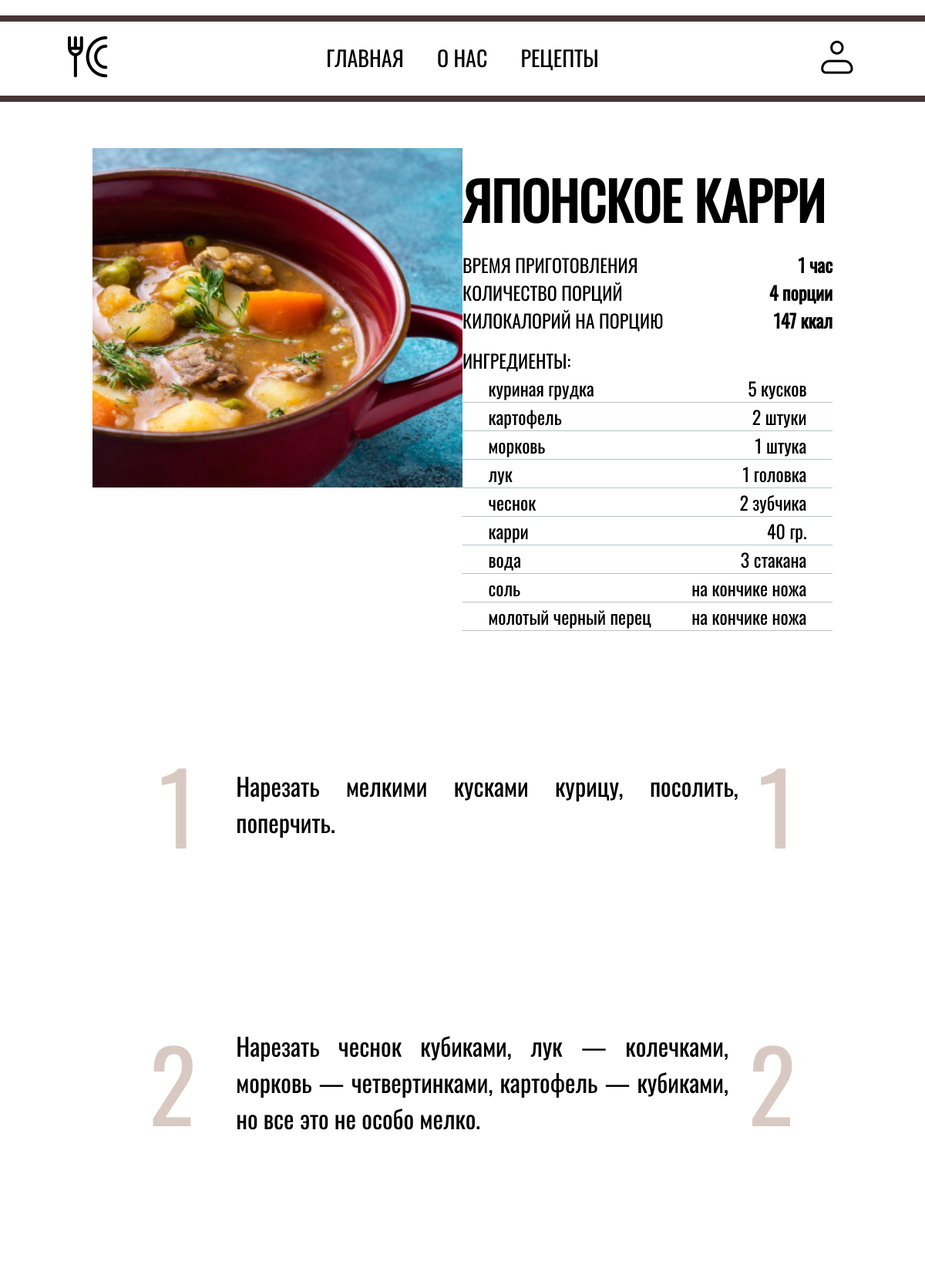
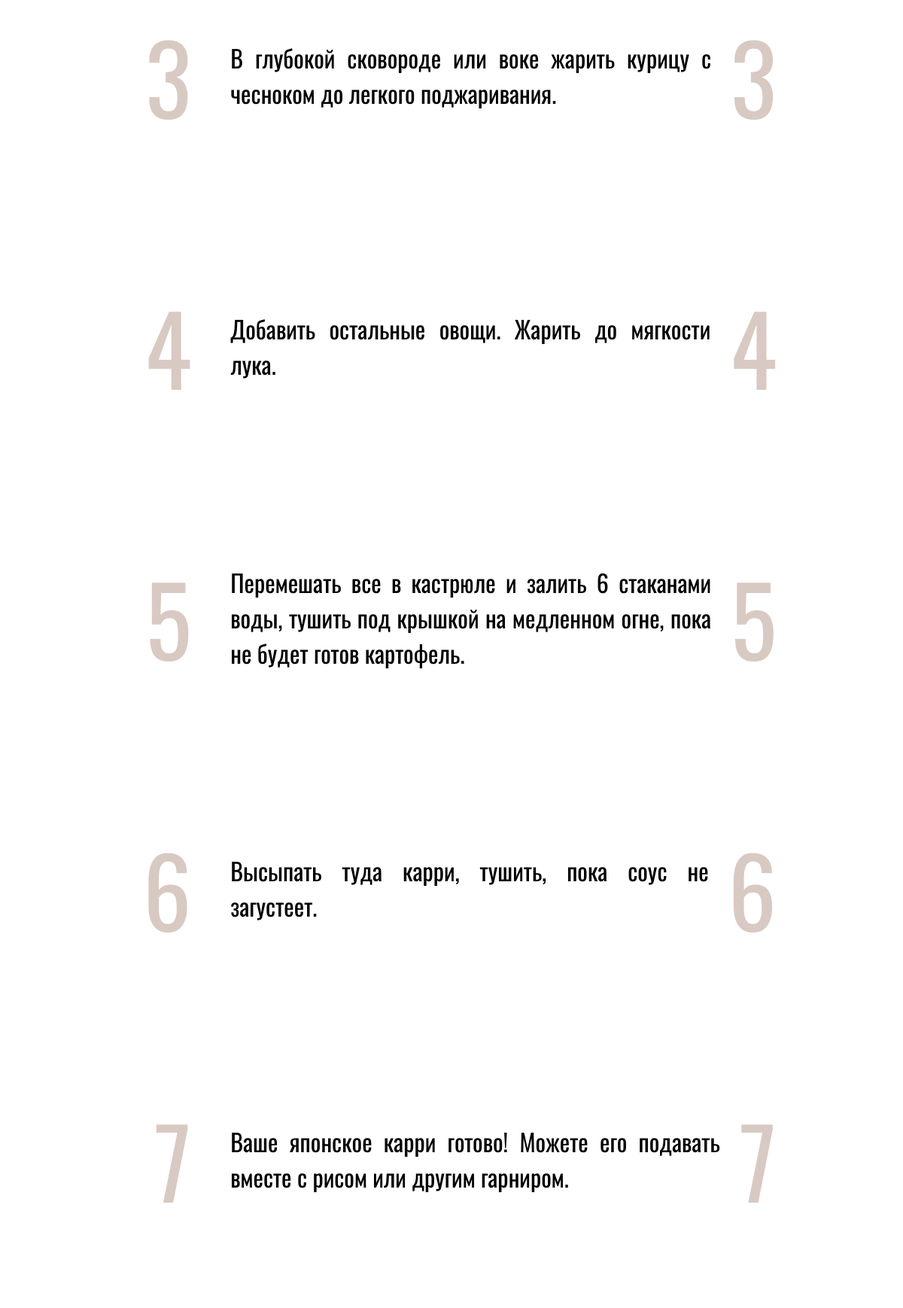
/recipe.php?id=1 (upper part), run on the app's committed database (2 pictures, top to bottom).
### tables this page shows
CREATE TABLE `recipes` (
  `id_recipe` int(11) NOT NULL,
  `name_recipe` varchar(200) NOT NULL,
  `img_recipe` varchar(300) NOT NULL,
  `cooking_time` varchar(50) NOT NULL,
  `cooking_time_minutes` int(11) NOT NULL,
  `servings` int(11) NOT NULL,
  `calories` int(11) NOT NULL
);

CREATE TABLE `recipe_ingredients` (
  `id_recipe_ingredient` int(11) NOT NULL,
  `recipe_id` int(11) NOT NULL,
  `ingredient` varchar(200) NOT NULL,
  `units` varchar(100) NOT NULL,
  `ingredient_type` varchar(100) DEFAULT NULL
);

CREATE TABLE `recipe_steps` (
  `id_recipe_steps` int(11) NOT NULL,
  `recipe_id` int(11) NOT NULL,
  `number_step` int(11) NOT NULL,
  `description_step` varchar(500) NOT NULL,
  `img_step` varchar(200) DEFAULT NULL
);

### recipe.php (the view, shortened to what this page needs)
<?php
require_once "includes/connect/connect.php";
if (isset($_GET['id'])) {
    $recipe_id = intval($_GET['id']);
    $stmt = $pdo->prepare("SELECT * FROM recipes WHERE id_recipe = ?");
    $stmt->execute([$recipe_id]);
    $recipe = $stmt->fetch(PDO::FETCH_ASSOC);
    $stmt = $pdo->prepare("
    SELECT ingredient, units
    FROM recipe_ingredients
    WHERE recipe_id = ?");
    $stmt->execute([$recipe_id]);
    $ingredients = $stmt->fetchAll(PDO::FETCH_ASSOC);
    $stmt = $pdo->prepare("
        SELECT number_step, description_step, img_step
        FROM recipe_steps
        WHERE recipe_id = ?
        ORDER BY number_step ASC");
    $stmt->execute([$recipe_id]);
    $steps = $stmt->fetchAll(PDO::FETCH_ASSOC);
} else {
    die("ID рецепта не указан.");
}
?>
<!DOCTYPE html>
<html lang="en">
<head>
    <link rel="stylesheet" href="assets/css/recipe.css">
</head>
<body>
    <main id="main">
        <div id="recipe">
            <div id="recipe-content">
                <div id="img-recipe">
                    <div class="main-image">
                        <img src="<?php echo $recipe['img_recipe']; ?>" alt="<?php echo $recipe['name_recipe']; ?>">
                    </div>
                </div>
                <div id="recipe-name">
                    <div id="recipe-name__title">
                        <h1 class="title-h1"><?php echo $recipe['name_recipe']; ?></h1>
                    </div>
                    <div id="recipe-name__description">
                        <div class="description cooking-time">
                            <p>ВРЕМЯ ПРИГОТОВЛЕНИЯ</p>
                            <p class="value text-time"><?php echo $recipe['cooking_time']; ?> </p>
                        </div>
                        <div class="description count-portions">
                            <p>КОЛИЧЕСТВО ПОРЦИЙ</p>
                            <p class="value text-portions"><?php echo $recipe['servings']; ?> порции</p>
                        </div>
                        <div class="description calories">
                            <p>КИЛОКАЛОРИЙ НА ПОРЦИЮ</p>
                            <p class="value  text-calories"><?php echo $recipe['calories']; ?> ккал</p>
                        </div>
                    </div>
                    <div id="recipe-name__ingredients">
                        <p>ИНГРЕДИЕНТЫ: </p>
                        <ul class="ingredients-items">
                            <?php foreach ($ingredients as $ingredient){ ?>
                                <li class="ingredient-item">
                                    <p> <?php echo htmlspecialchars ($ingredient['ingredient']); ?> </p>
                                    <p> <?php echo htmlspecialchars ($ingredient['units']); ?> </p>
                                </li>
                            <?php } ?>
                        </ul>
                    </div>
                </div>
            </div>
            <div id="stages-of-cooking">
                <?php foreach ($steps as $step){ ?>
                    <div class="cooking-stage <?php echo $step['img_step'] ? '' : 'cooking-stage--no-image'; ?>">
                        <p class="number-step"><?php echo htmlspecialchars($step['number_step']); ?></p>
                        <p class="description-stage"><?php echo htmlspecialchars($step['description_step']); ?></p>
                        <p class="number-step left"><?php echo htmlspecialchars($step['number_step']); ?></p>
                    </div>
                <?php } ?>
            </div>
        </div>
    </main>
</body>
</html>

### assets/css/recipe.css (style rules this page uses)
* { margin: 0; padding: 0; }
p { font-size: 24px; font-family: 'Oswald'; }
h1 { font-family: 'Oswald'; }
li { list-style-type: none; }
a { font-family: 'Oswald'; color: black; text-decoration: none; }
#recipe { width: 80%; padding: 5vh 10%; }
#recipe-content { display: grid; padding-bottom: 8vh; grid-template-columns: repeat(2,1fr); }
.main-image img { width: 100%; height: 55vh; object-fit: cover; }
.title-h1 { text-transform: uppercase; padding: 2vh 0; font-size: calc(60px + 8 * (100vw - 320px) / 880); }
#recipe-name__description { height: auto; margin-bottom: 2vh; }
#recipe-name__description .value { font-weight: bold; }
#recipe-name__description .description { display: flex; justify-content: space-between; }
#recipe-name__ingredients { height: auto; }
.ingredient-item { padding: 0 7%; display: flex; justify-content: space-between; border-bottom: #b7c3c7 1px solid; }
.cooking-stage { display: grid; grid-template-columns: 10% 40% auto auto; align-items: center; justify-items: end; padding: 0 5% 5vh 5%; }
.cooking-stage--no-image { grid-template-columns: 10% 0% auto auto; column-gap: 3%; }
.cooking-stage p.number-step { font-size: calc(120px + 8 * (100vw - 320px) / 880); color: #d8cac2; }
.cooking-stage p.left { text-align: start; }
.cooking-stage p.description-stage { display: flex; align-items: center; text-align: justify; font-size: 32px; margin-right: auto; }

### assets/css/header.css (style rules this page uses)
#header { width: 90%; height: 12vh; padding: 0 5%; margin: 20px 0; display: grid; grid-template-columns: 10% 80% 10%; align-items: center; justify-items: center; border-top: #463535 8px solid; border-bottom: #463535 8px solid; }
#header__items-links { width: 100%; }
#header__items-links ul { display: flex; justify-content: center; column-gap: 5%; }
#header__items-links a { font-size: calc(20px + 8 * (100vw - 320px) / 880); }
#header__items-links a:after { display: block; content: ""; height: 3px; width: 0%; background-color: #cb997e; transition: width 0.3s ease-out; text-align: center; }

### data on the page
recipes: img_recipe (picture), name_recipe "ЯПОНСКОЕ КАРРИ", cooking_time "1 час", servings "4", calories "147"
recipe_ingredients: ingredient "куриная грудка", units "5 кусков"
recipe_ingredients: ingredient "картофель", units "2 штуки"
recipe_ingredients: ingredient "морковь", units "1 штука"
recipe_ingredients: ingredient "лук", units "1 головка"
recipe_ingredients: ingredient "чеснок", units "2 зубчика"
recipe_ingredients: ingredient "карри", units "40 гр."
recipe_ingredients: ingredient "вода", units "3 стакана"
recipe_ingredients: ingredient "соль", units "на кончике ножа"
recipe_ingredients: ingredient "молотый черный перец", units "на кончике ножа"
recipe_steps: number_step "1", description_step "Нарезать мелкими кусками курицу, посолить, поперчить."
recipe_steps: number_step "2", description_step "Нарезать чеснок кубиками, лук — колечками, морковь — четвертинками, картофель — кубиками, но все это не особо мелко."
recipe_steps: number_step "3", description_step "В глубокой сковороде или воке жарить курицу с чесноком до легкого поджаривания."
recipe_steps: number_step "4", description_step "Добавить остальные овощи. Жарить до мягкости лука."
recipe_steps: number_step "5", description_step "Перемешать все в кастрюле и залить 6 стаканами воды, тушить под крышкой на медленном огне, пока не будет готов картофель."
recipe_steps: number_step "6", description_step "Высыпать туда карри, тушить, пока соус не загустеет."
recipe_steps: number_step "7", description_step "Ваше японское карри готово! Можете его подавать вместе с рисом или другим гарниром."
